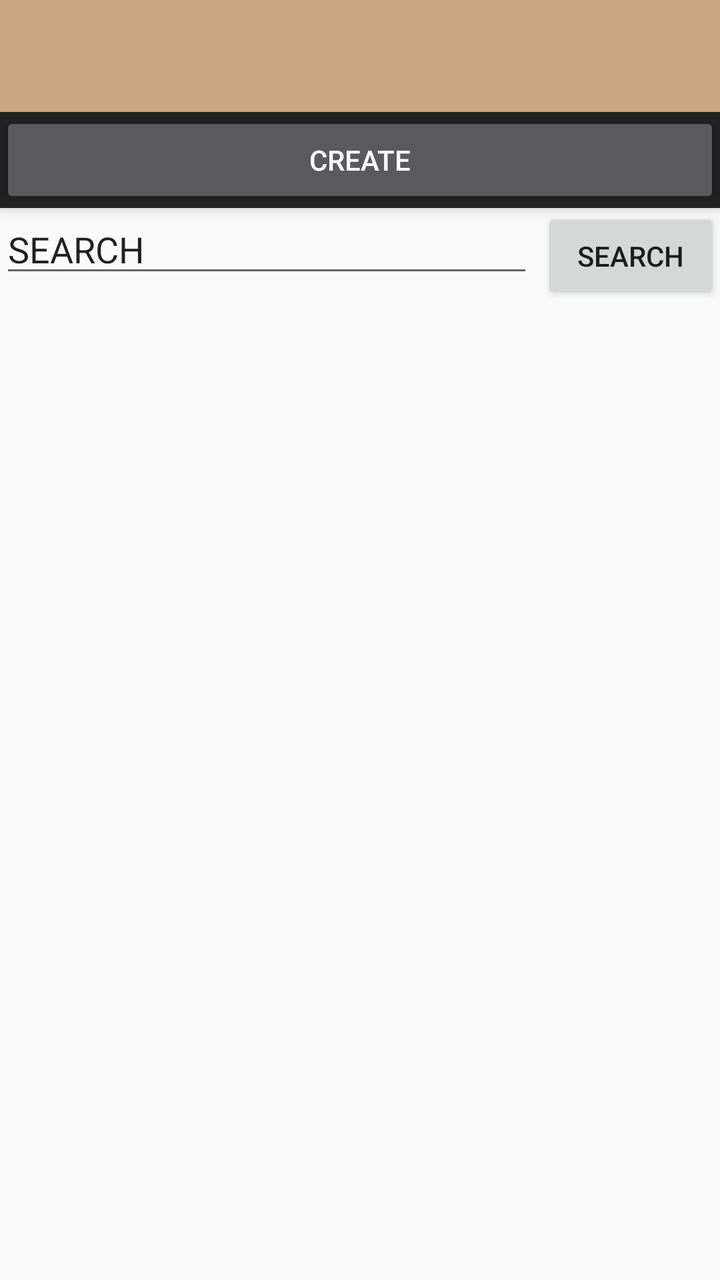
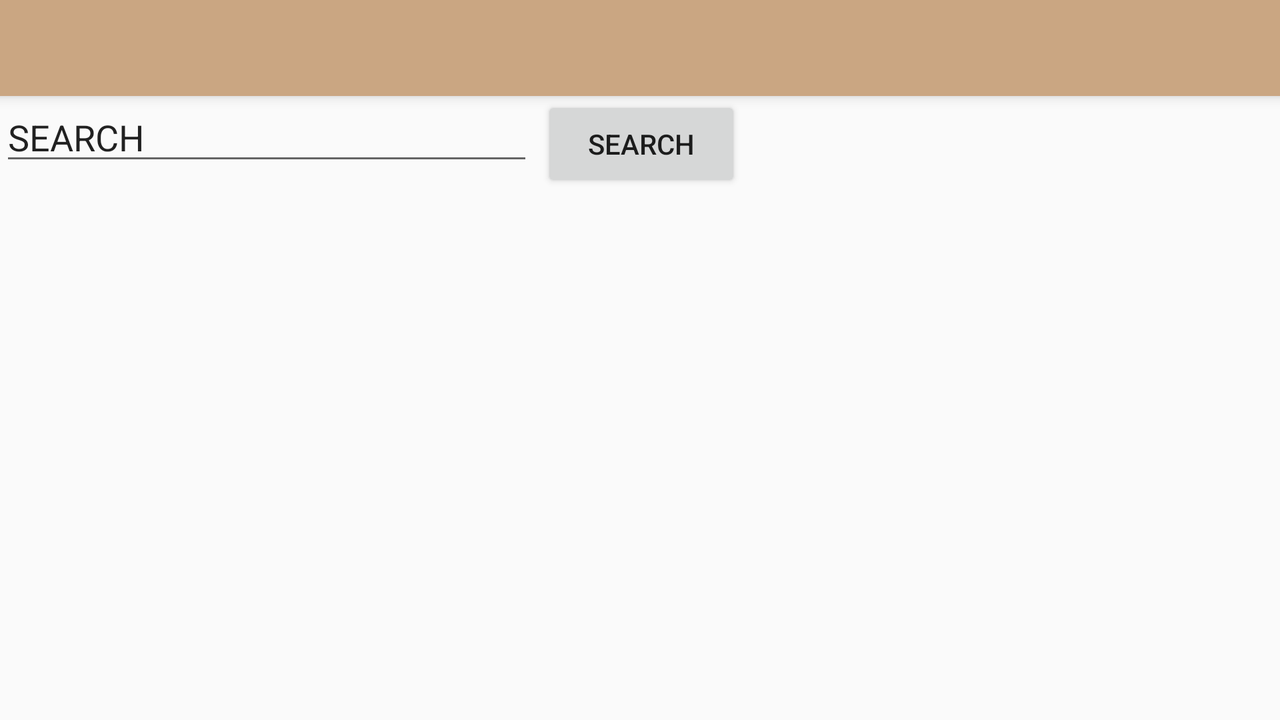

The same Android screen from two of the app's own layout files: first res/layout/ as a phone draws it, then the repository's variant for another configuration, drawn on a device whose configuration selects that folder. Both files follow.
<!-- AndroidManifest.xml: application theme AppTheme -->
<!-- res/layout/app_bar_hotels.xml -->
<?xml version="1.0" encoding="utf-8"?>
<android.support.design.widget.CoordinatorLayout xmlns:android="http://schemas.android.com/apk/res/android"
    xmlns:app="http://schemas.android.com/apk/res-auto"
    xmlns:tools="http://schemas.android.com/tools"
    android:layout_width="match_parent"
    android:layout_height="match_parent"
    android:fitsSystemWindows="true"
    tools:context=".ui.activity.HotelsActivity">

    <android.support.design.widget.AppBarLayout
        android:layout_width="match_parent"
        android:layout_height="wrap_content"
        android:theme="@style/AppTheme.AppBarOverlay">

        <android.support.v7.widget.Toolbar
            android:id="@+id/toolbar"
            android:layout_width="match_parent"
            android:layout_height="?attr/actionBarSize"
            android:background="@color/color_6"
            app:popupTheme="@style/AppTheme.PopupOverlay" />

        <Button
            android:id="@+id/button6"
            android:layout_width="match_parent"
            android:layout_height="wrap_content"
            android:onClick="addHotel"
            android:text="CREATE" />

    </android.support.design.widget.AppBarLayout>

    <include layout="@layout/content_hotels" />

</android.support.design.widget.CoordinatorLayout>
<!-- res/layout/content_hotels.xml (included above) -->
<?xml version="1.0" encoding="utf-8"?>
<RelativeLayout xmlns:android="http://schemas.android.com/apk/res/android"
    xmlns:app="http://schemas.android.com/apk/res-auto"
    xmlns:tools="http://schemas.android.com/tools"
    android:layout_width="match_parent"
    android:layout_height="match_parent"
    app:layout_behavior="@string/appbar_scrolling_view_behavior"
    tools:context=".ui.activity.HotelsActivity"
    tools:showIn="@layout/app_bar_hotels">

    <android.support.v7.widget.RecyclerView
        android:id="@+id/recycler_view1"
        android:layout_width="match_parent"
        android:layout_height="match_parent"
        android:layout_below="@+id/searchHotelText"
        android:layout_marginTop="-4dp" />

    <EditText
        android:id="@+id/searchHotelText"
        android:layout_width="800px"
        android:layout_height="wrap_content"
        android:layout_alignParentTop="true"
        android:layout_marginTop="-2dp"
        android:ems="10"
        android:inputType="textPersonName"
        android:text="SEARCH" />

    <Button
        android:id="@+id/button7"
        android:layout_width="300px"
        android:layout_height="wrap_content"
        android:layout_marginStart="4dp"
        android:layout_marginLeft="4dp"
        android:layout_toEndOf="@+id/searchHotelText"
        android:layout_toRightOf="@+id/searchHotelText"
        android:onClick="searchClick"
        android:text="Search" />

</RelativeLayout>
<!-- resources referenced by this layout -->
<resources>
  <color name="color_6">#CAA682</color>
  <style name="AppTheme.AppBarOverlay" parent="ThemeOverlay.AppCompat.Dark.ActionBar" />
  <style name="AppTheme.PopupOverlay" parent="ThemeOverlay.AppCompat.Light" />
  <!-- from res/values-v21/ -->
  <style name="AppTheme" parent="Theme.AppCompat.Light.DarkActionBar">
          <item name="windowActionBar">false</item>
          <item name="windowNoTitle">true</item>
          <item name="android:windowDrawsSystemBarBackgrounds">true</item>
          <item name="android:statusBarColor">@color/color_3</item>
      </style>
  <color name="color_3">#664e33</color>
</resources>
<!-- res/layout-land/app_bar_hotels.xml (the repository's variant of the layout above) -->
<!-- drawn on the phone turned sideways -->
<?xml version="1.0" encoding="utf-8"?>
<android.support.design.widget.CoordinatorLayout xmlns:android="http://schemas.android.com/apk/res/android"
    xmlns:app="http://schemas.android.com/apk/res-auto"
    xmlns:tools="http://schemas.android.com/tools"
    android:layout_width="match_parent"
    android:layout_height="match_parent"
    android:fitsSystemWindows="true"
    tools:context=".ui.activity.HotelsActivity">

    <android.support.design.widget.AppBarLayout
        android:layout_width="match_parent"
        android:layout_height="wrap_content"
        android:theme="@style/AppTheme.AppBarOverlay">

        <android.support.v7.widget.Toolbar
            android:id="@+id/toolbar"
            android:layout_width="match_parent"
            android:layout_height="?attr/actionBarSize"
            android:background="@color/color_6"
            app:popupTheme="@style/AppTheme.PopupOverlay" />

    </android.support.design.widget.AppBarLayout>

    <include layout="@layout/content_hotels" />

</android.support.design.widget.CoordinatorLayout>
<!-- res/layout/app_bar_hotels.xml (included above) -->
<?xml version="1.0" encoding="utf-8"?>
<android.support.design.widget.CoordinatorLayout xmlns:android="http://schemas.android.com/apk/res/android"
    xmlns:app="http://schemas.android.com/apk/res-auto"
    xmlns:tools="http://schemas.android.com/tools"
    android:layout_width="match_parent"
    android:layout_height="match_parent"
    android:fitsSystemWindows="true"
    tools:context=".ui.activity.HotelsActivity">

    <android.support.design.widget.AppBarLayout
        android:layout_width="match_parent"
        android:layout_height="wrap_content"
        android:theme="@style/AppTheme.AppBarOverlay">

        <android.support.v7.widget.Toolbar
            android:id="@+id/toolbar"
            android:layout_width="match_parent"
            android:layout_height="?attr/actionBarSize"
            android:background="@color/color_6"
            app:popupTheme="@style/AppTheme.PopupOverlay" />

        <Button
            android:id="@+id/button6"
            android:layout_width="match_parent"
            android:layout_height="wrap_content"
            android:onClick="addHotel"
            android:text="CREATE" />

    </android.support.design.widget.AppBarLayout>

    <include layout="@layout/content_hotels" />

</android.support.design.widget.CoordinatorLayout>
